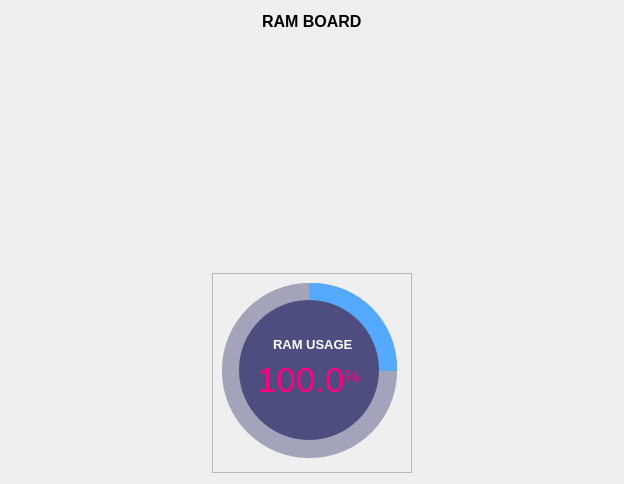
         <widget class="QWidget" name="RAM_page">
          <layout class="QGridLayout" name="gridLayout_4">
           <item row="0" column="0" colspan="2">
            <spacer name="horizontalSpacer_10">
             <property name="orientation">
              <enum>Qt::Horizontal</enum>
             </property>
             <property name="sizeHint" stdset="0">
              <size>
               <width>201</width>
               <height>20</height>
              </size>
             </property>
            </spacer>
           </item>
           <item row="0" column="2">
            <widget class="QLabel" name="label_9">
             <property name="maximumSize">
              <size>
               <width>121</width>
               <height>31</height>
              </size>
             </property>
             <property name="font">
              <font>
               <pointsize>12</pointsize>
               <weight>75</weight>
               <bold>true</bold>
              </font>
             </property>
             <property name="text">
              <string>RAM BOARD</string>
             </property>
            </widget>
           </item>
           <item row="0" column="3" colspan="2">
            <spacer name="horizontalSpacer_11">
             <property name="orientation">
              <enum>Qt::Horizontal</enum>
             </property>
             <property name="sizeHint" stdset="0">
              <size>
               <width>201</width>
               <height>20</height>
              </size>
             </property>
            </spacer>
           </item>
           <item row="1" column="0" colspan="5">
            <widget class="MultipleGraph" name="ram_plot" native="true">
             <property name="minimumSize">
              <size>
               <width>512</width>
               <height>230</height>
              </size>
             </property>
             <property name="maximumSize">
              <size>
               <width>1500</width>
               <height>230</height>
              </size>
             </property>
            </widget>
           </item>
           <item row="2" column="0">
            <spacer name="horizontalSpacer_12">
             <property name="orientation">
              <enum>Qt::Horizontal</enum>
             </property>
             <property name="sizeHint" stdset="0">
              <size>
               <width>152</width>
               <height>20</height>
              </size>
             </property>
            </spacer>
           </item>
           <item row="2" column="1" colspan="3">
            <widget class="QFrame" name="circularProgressBarBase_2">
             <property name="minimumSize">
              <size>
               <width>200</width>
               <height>200</height>
              </size>
             </property>
             <property name="maximumSize">
              <size>
               <width>200</width>
               <height>200</height>
              </size>
             </property>
             <property name="frameShape">
              <enum>QFrame::StyledPanel</enum>
             </property>
             <property name="frameShadow">
              <enum>QFrame::Raised</enum>
             </property>
             <widget class="QFrame" name="circularBg_3">
              <property name="geometry">
               <rect>
                <x>10</x>
                <y>10</y>
                <width>175</width>
                <height>175</height>
               </rect>
              </property>
              <property name="maximumSize">
               <size>
                <width>180</width>
                <height>180</height>
               </size>
              </property>
              <property name="styleSheet">
               <string notr="true">QFrame{
	border-radius: 87px;
	background-color: rgba(77, 77, 127, 120);
}</string>
              </property>
              <property name="frameShape">
               <enum>QFrame::StyledPanel</enum>
              </property>
              <property name="frameShadow">
               <enum>QFrame::Raised</enum>
              </property>
              <widget class="QFrame" name="circularProgress_RAM">
               <property name="geometry">
                <rect>
                 <x>0</x>
                 <y>0</y>
                 <width>175</width>
                 <height>175</height>
                </rect>
               </property>
               <property name="maximumSize">
                <size>
                 <width>180</width>
                 <height>180</height>
                </size>
               </property>
               <property name="styleSheet">
                <string notr="true">QFrame{
	border-radius: 85px;
	background-color: qconicalgradient(cx:0.5, cy:0.5, angle:90, stop:0.749 rgba(255, 0, 127, 0), stop:0.750 rgba(85, 170, 255, 255));
}</string>
               </property>
               <property name="frameShape">
                <enum>QFrame::StyledPanel</enum>
               </property>
               <property name="frameShadow">
                <enum>QFrame::Raised</enum>
               </property>
               <widget class="QFrame" name="container_3">
                <property name="geometry">
                 <rect>
                  <x>17</x>
                  <y>17</y>
                  <width>140</width>
                  <height>140</height>
                 </rect>
                </property>
                <property name="styleSheet">
                 <string notr="true">QFrame{
	border-radius: 70px;
	background-color: rgb(77, 77, 127);
}</string>
                </property>
                <property name="frameShape">
                 <enum>QFrame::StyledPanel</enum>
                </property>
                <property name="frameShadow">
                 <enum>QFrame::Raised</enum>
                </property>
                <widget class="QLabel" name="label_13">
                 <property name="geometry">
                  <rect>
                   <x>34</x>
                   <y>36</y>
                   <width>81</width>
                   <height>16</height>
                  </rect>
                 </property>
                 <property name="font">
                  <font>
                   <pointsize>10</pointsize>
                   <weight>75</weight>
                   <bold>true</bold>
                  </font>
                 </property>
                 <property name="styleSheet">
                  <string notr="true">color: rgb(255, 255, 255);</string>
                 </property>
                 <property name="text">
                  <string>RAM USAGE</string>
                 </property>
                </widget>
                <widget class="QLabel" name="labelPercentage_RAM">
                 <property name="geometry">
                  <rect>
                   <x>18</x>
                   <y>60</y>
                   <width>111</width>
                   <height>41</height>
                  </rect>
                 </property>
                 <property name="styleSheet">
                  <string notr="true">color:rgba(255, 0, 127, 255);
/* rgb(255, 255, 255);*/</string>
                 </property>
                 <property name="text">
                  <string>&lt;p&gt;&lt;span style=&quot; font-size:26pt;&quot;&gt;100.0&lt;/span&gt;&lt;span style=&quot; font-size:20pt; vertical-align:super;&quot;&gt;%&lt;/span&gt;&lt;/p&gt;</string>
                 </property>
                </widget>
               </widget>
              </widget>
             </widget>
            </widget>
           </item>
           <item row="2" column="4">
            <spacer name="horizontalSpacer_13">
             <property name="orientation">
              <enum>Qt::Horizontal</enum>
             </property>
             <property name="sizeHint" stdset="0">
              <size>
               <width>152</width>
               <height>20</height>
              </size>
             </property>
            </spacer>
           </item>
          </layout>
         </widget>
